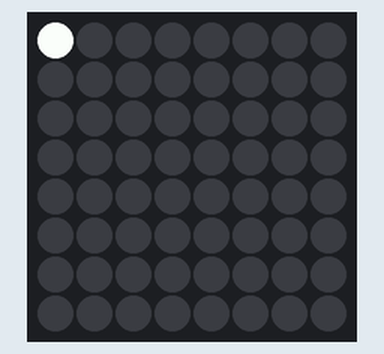
Recording of a program running on a simulated Raspberry Pi (BCM pin numbers) with a Sense HAT. Shown: the Sense HAT's 8×8 RGB LED matrix.

Above: at 0.07 s.
At 0.47 s:
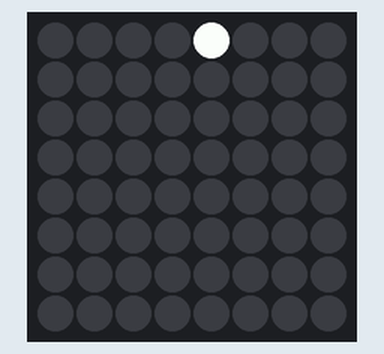
At 0.87 s:
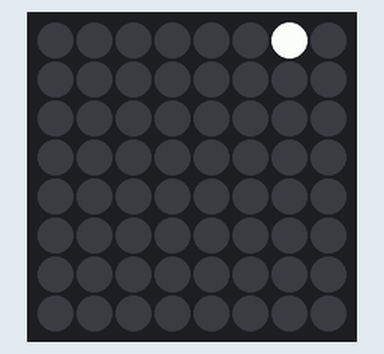
At 1.27 s:
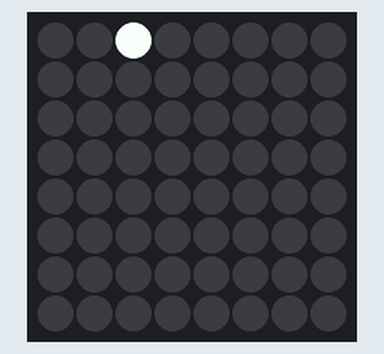
At 1.77 s:
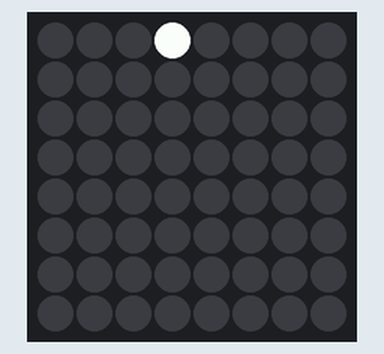

The program:

animate3.py
```python
#!/usr/bin/python3

import time
import numpy as np

from sense_hat import SenseHat
s = SenseHat()

s.clear()

i = 0
increase = True

while True:
    s.set_pixel(i, 0, (255, 255, 255))
    time.sleep(0.1)
    s.set_pixel(i, 0, (0, 0, 0))
    if increase:
        i += 1
        if i+1 == 8:
            increase = False
    else:
        i -= 1
        if i-1 == -1:
            increase = True
```

Measured:
- by itself, everything shown: repeats every 1.4 s, in 14 steps
